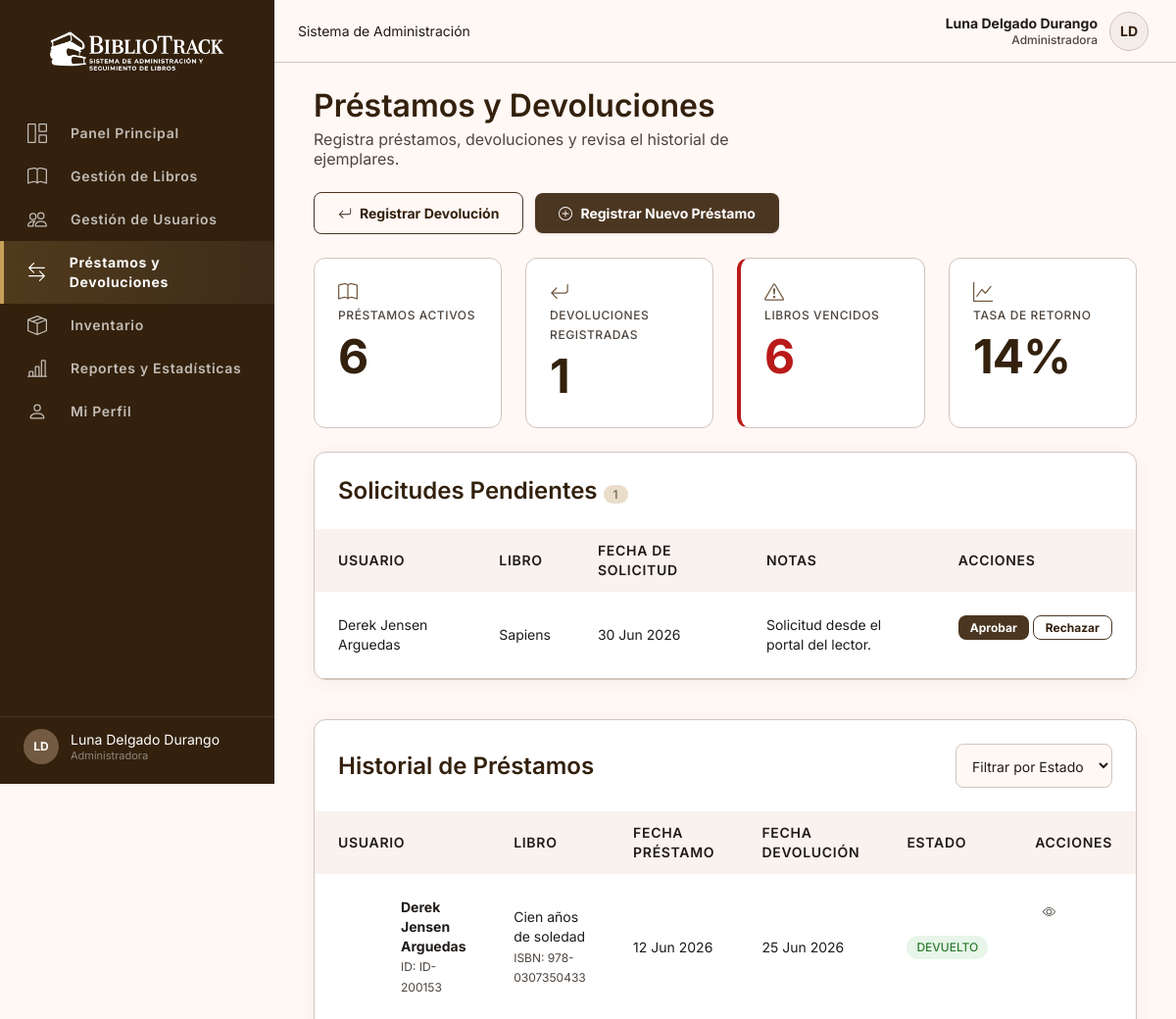
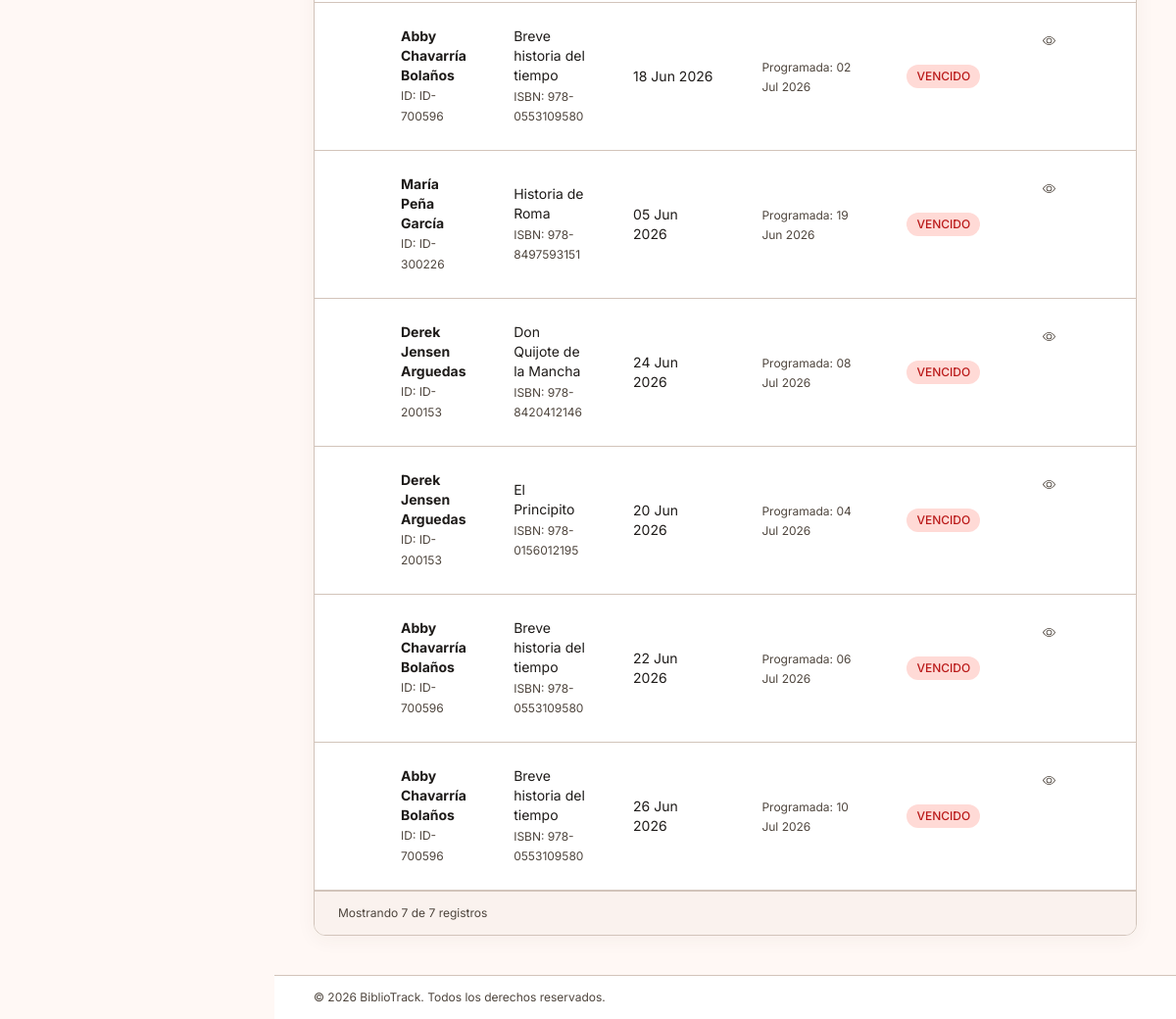
Page /index.php?controller=prestamos&action=index (signed in) on the committed database (2 pictures, top to bottom).
### tables this page shows
CREATE TABLE solicitudes_prestamo (
    solicitud_id    INT AUTO_INCREMENT PRIMARY KEY,
    codigo          VARCHAR(20) NOT NULL UNIQUE,
    usuario_id      INT NOT NULL,
    libro_id        INT NOT NULL,
    fecha_solicitud DATETIME NOT NULL DEFAULT CURRENT_TIMESTAMP,
    estado          ENUM('pendiente', 'aprobada', 'rechazada', 'cancelada') NOT NULL DEFAULT 'pendiente',
    notas           VARCHAR(255),
    CONSTRAINT fk_solicitud_usuario FOREIGN KEY (usuario_id) REFERENCES usuarios(usuario_id),
    CONSTRAINT fk_solicitud_libro   FOREIGN KEY (libro_id)   REFERENCES libros(libro_id)
);

CREATE TABLE usuarios (
    usuario_id      INT AUTO_INCREMENT PRIMARY KEY,
    codigo          VARCHAR(20)  NOT NULL UNIQUE,
    nombre_completo VARCHAR(150) NOT NULL,
    identificacion  VARCHAR(30)  NOT NULL UNIQUE,
    correo          VARCHAR(150) NOT NULL UNIQUE,
    telefono        VARCHAR(20),
    direccion       VARCHAR(255),
    password_hash   VARCHAR(255) NOT NULL,
    rol             ENUM('admin', 'lector') NOT NULL DEFAULT 'lector',
    estado          ENUM('activo', 'inactivo') NOT NULL DEFAULT 'activo',
    fecha_registro  DATETIME NOT NULL DEFAULT CURRENT_TIMESTAMP,
    ultimo_acceso   DATETIME NULL
);

CREATE TABLE libros (
    libro_id         INT AUTO_INCREMENT PRIMARY KEY,
    codigo           VARCHAR(20)  NOT NULL UNIQUE,
    titulo           VARCHAR(200) NOT NULL,
    isbn             VARCHAR(20)  NOT NULL UNIQUE,
    autor_id         INT NOT NULL,
    editorial_id     INT NULL,
    genero_id        INT NULL,
    anio_publicacion SMALLINT,
    portada_url      VARCHAR(255),
    fecha_registro   DATETIME NOT NULL DEFAULT CURRENT_TIMESTAMP,
    CONSTRAINT fk_libro_autor     FOREIGN KEY (autor_id)     REFERENCES autores(autor_id),
    CONSTRAINT fk_libro_editorial FOREIGN KEY (editorial_id) REFERENCES editoriales(editorial_id),
    CONSTRAINT fk_libro_genero    FOREIGN KEY (genero_id)    REFERENCES generos(genero_id)
);

CREATE TABLE prestamos (
    prestamo_id                 INT AUTO_INCREMENT PRIMARY KEY,
    codigo                      VARCHAR(20) NOT NULL UNIQUE,
    ejemplar_id                 INT NOT NULL,
    usuario_id                  INT NOT NULL,
    fecha_prestamo              DATE NOT NULL DEFAULT (CURRENT_DATE),
    fecha_devolucion_programada DATE NOT NULL,
    fecha_creacion              DATETIME NOT NULL DEFAULT CURRENT_TIMESTAMP,
    CONSTRAINT fk_prestamo_ejemplar FOREIGN KEY (ejemplar_id) REFERENCES ejemplares(ejemplar_id),
    CONSTRAINT fk_prestamo_usuario  FOREIGN KEY (usuario_id)  REFERENCES usuarios(usuario_id)
);

CREATE TABLE devoluciones (
    devolucion_id    INT AUTO_INCREMENT PRIMARY KEY,
    prestamo_id      INT NOT NULL UNIQUE,
    fecha_devolucion DATE NOT NULL DEFAULT (CURRENT_DATE),
    estado_ejemplar  ENUM('buen_estado', 'dano_menor', 'requiere_reparacion') NOT NULL DEFAULT 'buen_estado',
    notas            VARCHAR(255),
    CONSTRAINT fk_devolucion_prestamo FOREIGN KEY (prestamo_id) REFERENCES prestamos(prestamo_id)
);

### controllers/PrestamosController.php (called while the page is built, shortened)
<?php
require_once __DIR__ . '/../models/PrestamoModel.php';
require_once __DIR__ . '/../models/SolicitudModel.php';
class PrestamosController
{
    private PrestamoModel $model;
    private SolicitudModel $solicitudModel;
    public function __construct()
    {
        $this->model = new PrestamoModel();
        $this->solicitudModel = new SolicitudModel();
    }
    public function index(): void
    {
        $prestamos = $this->model->getAllAdmin();
        $solicitudes = $this->solicitudModel->getPendientes();
        $stats = [
            'activos'      => $this->model->contarPrestamosActivos(),
            'devoluciones' => $this->model->contarDevoluciones(),
            'vencidos'     => $this->model->contarVencidos(),
            'tasaRetorno'  => $this->model->contarTodos() > 0
                ? round(($this->model->contarDevoluciones() / $this->model->contarTodos()) * 100)
                : 0,
            'solicitudesPendientes' => count($solicitudes),
        ];
        require __DIR__ . '/../views/prestamos/prestamos.php';
    }
}

### config/database.php (called while the page is built, shortened)
<?php
class Database
{
    private static string $host = 'db';
    private static string $dbname = 'bibliotrack';
    private static string $user = 'root';
    private static string $password = 'root';
    private static ?PDO $instance = null;
    public static function getConnection(): PDO
    {
        if (self::$instance === null) {
            $dsn = "mysql:host=" . self::$host .
                   ";dbname=" . self::$dbname .
                   ";charset=utf8mb4";
            try {
                self::$instance = new PDO(
                    $dsn,
                    self::$user,
                    self::$password,
                    [
                        PDO::ATTR_ERRMODE => PDO::ERRMODE_EXCEPTION,
                        PDO::ATTR_DEFAULT_FETCH_MODE => PDO::FETCH_ASSOC,
                        PDO::ATTR_EMULATE_PREPARES => false,
                    ]
                );
            } catch (PDOException $e) {
                http_response_code(500);
                die(
                    '<h2>Error con la conexión a la base de datos.</h2>
                    <p>' . $e->getMessage() . '</p>'
                );
            }
        }
        return self::$instance;
    }
}

### models/PrestamoModel.php (called while the page is built, shortened)
<?php
require_once __DIR__ . '/../config/database.php';
class PrestamoModel
{
    private PDO $db;
    public function __construct()
    {
        $this->db = Database::getConnection();
    }
    public function getAllAdmin(): array
    {
        $sql = "
            SELECT
                p.prestamo_id, p.codigo, p.fecha_prestamo, p.fecha_devolucion_programada,
                u.usuario_id, u.nombre_completo, u.codigo AS usuario_codigo,
                l.titulo, l.isbn,
                d.fecha_devolucion, d.estado_ejemplar, d.notas AS notas_devolucion
            FROM prestamos p
            INNER JOIN usuarios u ON p.usuario_id = u.usuario_id
            INNER JOIN ejemplares e ON p.ejemplar_id = e.ejemplar_id
            INNER JOIN libros l ON e.libro_id = l.libro_id
            LEFT JOIN devoluciones d ON d.prestamo_id = p.prestamo_id
            ORDER BY p.fecha_creacion DESC
        ";
        return $this->db->query($sql)->fetchAll();
    }
    public function contarPrestamosActivos(): int
    {
        $sql = "SELECT COUNT(*) FROM prestamos p LEFT JOIN devoluciones d ON d.prestamo_id = p.prestamo_id WHERE d.devolucion_id IS NULL";
        return (int) $this->db->query($sql)->fetchColumn();
    }
    public function contarVencidos(): int
    {
        $sql = "
            SELECT COUNT(*)
            FROM prestamos p
            LEFT JOIN devoluciones d ON d.prestamo_id = p.prestamo_id
            WHERE d.devolucion_id IS NULL AND p.fecha_devolucion_programada < CURDATE()
        ";
        return (int) $this->db->query($sql)->fetchColumn();
    }
    public function contarDevoluciones(): int
    {
        return (int) $this->db->query('SELECT COUNT(*) FROM devoluciones')->fetchColumn();
    }
    public function contarTodos(): int
    {
        return (int) $this->db->query('SELECT COUNT(*) FROM prestamos')->fetchColumn();
    }
}

### models/SolicitudModel.php (called while the page is built, shortened)
<?php
require_once __DIR__ . '/../config/database.php';
class SolicitudModel
{
    private PDO $db;
    public function __construct()
    {
        $this->db = Database::getConnection();
    }
    public function getPendientes(): array
    {
        $sql = "
            SELECT s.solicitud_id, s.codigo, s.fecha_solicitud, s.notas, s.usuario_id, s.libro_id,
                   u.nombre_completo, l.titulo
            FROM solicitudes_prestamo s
            INNER JOIN usuarios u ON s.usuario_id = u.usuario_id
            INNER JOIN libros l ON s.libro_id = l.libro_id
            WHERE s.estado = 'pendiente'
            ORDER BY s.fecha_solicitud ASC
        ";
        return $this->db->query($sql)->fetchAll();
    }
}

### views/prestamos/prestamos.php (the view, shortened to what this page needs)
<?php
function estadoPrestamo(array $p): string
{
    if ($p['fecha_devolucion']) return 'DEVUELTO';
    return strtotime($p['fecha_devolucion_programada']) < strtotime('today') ? 'VENCIDO' : 'EN CURSO';
}
function claseBadgePrestamo(string $estado): string
{
    if ($estado === 'DEVUELTO') return 'badge-exito';
    return 'badge-error';
}
function etiquetaEstadoEjemplar(?string $valor): string
{
    if ($valor === 'buen_estado') return 'Buen estado';
    return '';
}
require __DIR__ . '/../layout/header.php';
?>
<div class="pagina-encabezado">
  <div>
    <h1>Préstamos y Devoluciones</h1>
    <p>Registra préstamos, devoluciones y revisa el historial de ejemplares.</p>
  </div>
  <div class="pagina-acciones">
    <button class="btn btn-outline" id="btn-abrir-devolucion"><i class="bi bi-arrow-return-left"></i> Registrar Devolución</button>
    <button class="btn btn-oscuro" id="btn-abrir-prestamo"><i class="bi bi-plus-circle"></i> Registrar Nuevo Préstamo</button>
  </div>
</div>
<div class="fila-stats">
  <div class="stat-card">
    <div class="stat-header"><i class="bi bi-book stat-icono"></i></div>
    <p class="stat-label">Préstamos Activos</p>
    <p class="stat-valor"><?= (int) $stats['activos'] ?></p>
  </div>
  <div class="stat-card">
    <div class="stat-header"><i class="bi bi-arrow-return-left stat-icono"></i></div>
    <p class="stat-label">Devoluciones Registradas</p>
    <p class="stat-valor"><?= (int) $stats['devoluciones'] ?></p>
  </div>
  <div class="stat-card stat-error">
    <div class="stat-header"><i class="bi bi-exclamation-triangle stat-icono"></i></div>
    <p class="stat-label">Libros Vencidos</p>
    <p class="stat-valor"><?= (int) $stats['vencidos'] ?></p>
  </div>
  <div class="stat-card">
    <div class="stat-header"><i class="bi bi-graph-up stat-icono"></i></div>
    <p class="stat-label">Tasa de Retorno</p>
    <p class="stat-valor"><?= (int) $stats['tasaRetorno'] ?>%</p>
  </div>
</div>
<?php if (!empty($solicitudes)): ?>
<div class="tabla-contenedor mb-lg">
  <div class="tabla-header">
    <h2>Solicitudes Pendientes <span class="badge badge-alerta"><?= (int) $stats['solicitudesPendientes'] ?></span></h2>
  </div>
  <div class="tabla-scroll"><table class="tabla">
    <thead><tr><th>Usuario</th><th>Libro</th><th>Fecha de Solicitud</th><th>Notas</th><th>Acciones</th></tr></thead>
    <tbody id="tabla-solicitudes">
      <?php foreach ($solicitudes as $s): ?>
        <tr>
          <td><?= htmlspecialchars($s['nombre_completo']) ?></td>
          <td><?= htmlspecialchars($s['titulo']) ?></td>
          <td><?= htmlspecialchars((new DateTime($s['fecha_solicitud']))->format('d M Y')) ?></td>
          <td><?= htmlspecialchars($s['notas'] ?? '') ?></td>
          <td class="acciones-celda">
            <button class="btn btn-primario btn-sm" data-accion="aprobar" data-id="<?= (int) $s['solicitud_id'] ?>">Aprobar</button>
            <button class="btn btn-outline btn-sm" data-accion="rechazar" data-id="<?= (int) $s['solicitud_id'] ?>">Rechazar</button>
          </td>
        </tr>
      <?php endforeach; ?>
    </tbody>
  </table></div>
</div>
<?php endif; ?>
<div class="tabla-contenedor">
  <div class="tabla-header">
    <h2>Historial de Préstamos</h2>
    <div class="flex gap-sm">
      <select id="filtro-estado-prestamo">
        <option value="">Filtrar por Estado</option>
      </select>
    </div>
  </div>
  <div class="tabla-scroll"><table class="tabla">
    <thead><tr><th>Usuario</th><th>Libro</th><th>Fecha Préstamo</th><th>Fecha Devolución</th><th>Estado</th><th>Acciones</th></tr></thead>
    <tbody id="tabla-prestamos">
      <?php foreach ($prestamos as $p): $estado = estadoPrestamo($p); ?>
        <tr data-estado="<?= $estado ?>">
          <td><div class="celda-usuario"><div class="avatar-tabla"><?= htmlspecialchars(inicialesNombre($p['nombre_completo'])) ?></div><div><span class="nombre-usuario"><?= htmlspecialchars($p['nombre_completo']) ?></span><br><span class="id-usuario">ID: <?= htmlspecialchars($p['usuario_codigo']) ?></span></div></div></td>
          <td><div><?= htmlspecialchars($p['titulo']) ?><br><span class="isbn-texto">ISBN: <?= htmlspecialchars($p['isbn']) ?></span></div></td>
          <td><?= htmlspecialchars((new DateTime($p['fecha_prestamo']))->format('d M Y')) ?></td>
          <td><?php if ($p['fecha_devolucion']): ?>
            <?= htmlspecialchars((new DateTime($p['fecha_devolucion']))->format('d M Y')) ?>
          <?php else: ?>
            <span class="isbn-texto">Programada: <?= htmlspecialchars((new DateTime($p['fecha_devolucion_programada']))->format('d M Y')) ?></span>
          <?php endif; ?></td>
          <td><span class="badge <?= claseBadgePrestamo($estado) ?>"><?= $estado ?></span></td>
          <td class="acciones-celda">
            <button class="btn-icono" title="Ver detalle" data-accion="ver"
              data-nombre="<?= htmlspecialchars($p['nombre_completo'], ENT_QUOTES) ?>"
              data-codigo="<?= htmlspecialchars($p['usuario_codigo'], ENT_QUOTES) ?>"
              data-titulo="<?= htmlspecialchars($p['titulo'], ENT_QUOTES) ?>"
              data-isbn="<?= htmlspecialchars($p['isbn'], ENT_QUOTES) ?>"
              data-fecha-prestamo="<?= htmlspecialchars((new DateTime($p['fecha_prestamo']))->format('d M Y'), ENT_QUOTES) ?>"
              data-fecha-programada="<?= htmlspecialchars((new DateTime($p['fecha_devolucion_programada']))->format('d M Y'), ENT_QUOTES) ?>"
              data-fecha-real="<?= $p['fecha_devolucion'] ? htmlspecialchars((new DateTime($p['fecha_devolucion']))->format('d M Y'), ENT_QUOTES) : '' ?>"
              data-estado="<?= $estado ?>"
              data-estado-ejemplar="<?= htmlspecialchars(etiquetaEstadoEjemplar($p['estado_ejemplar']), ENT_QUOTES) ?>"
              data-notas="<?= htmlspecialchars($p['notas_devolucion'] ?? '', ENT_QUOTES) ?>"
            ><i class="bi bi-eye"></i></button>
          </td>
        </tr>
      <?php endforeach; ?>
    </tbody>
  </table></div>
  <div class="paginacion-contenedor">
    <span id="info-paginacion-prestamos">Mostrando <?= count($prestamos) ?> de <?= count($prestamos) ?> registros</span>
  </div>
</div>
<?php require __DIR__ . '/../layout/footer.php'; ?>

### rows in the picture
solicitudes_prestamo: usuario.nombre_completo "Derek Jensen Arguedas", libro.titulo "Sapiens", fecha_solicitud "30 Jun 2026", notas "Solicitud desde el portal del lector."
prestamos: usuario.nombre_completo "Derek Jensen Arguedas", usuario.codigo "ID-200153", libros.titulo "Cien años de soledad", libros.isbn "978-0307350433", fecha_prestamo "12 Jun 2026", devoluciones.fecha_devolucion "25 Jun 2026", devoluciones.fecha_devolucion "DEVUELTO"
prestamos: usuario.nombre_completo "Abby Chavarría Bolaños", usuario.codigo "ID-700596", libros.titulo "Breve historia del tiempo", libros.isbn "978-0553109580", fecha_prestamo "18 Jun 2026", fecha_devolucion_programada "02 Jul 2026", fecha_devolucion_programada "VENCIDO"
prestamos: usuario.nombre_completo "María Peña García", usuario.codigo "ID-300226", libros.titulo "Historia de Roma", libros.isbn "978-8497593151", fecha_prestamo "05 Jun 2026", fecha_devolucion_programada "19 Jun 2026", fecha_devolucion_programada "VENCIDO"
prestamos: usuario.nombre_completo "Derek Jensen Arguedas", usuario.codigo "ID-200153", libros.titulo "Don Quijote de la Mancha", libros.isbn "978-8420412146", fecha_prestamo "24 Jun 2026", fecha_devolucion_programada "08 Jul 2026", fecha_devolucion_programada "VENCIDO"
prestamos: usuario.nombre_completo "Derek Jensen Arguedas", usuario.codigo "ID-200153", libros.titulo "El Principito", libros.isbn "978-0156012195", fecha_prestamo "20 Jun 2026", fecha_devolucion_programada "04 Jul 2026", fecha_devolucion_programada "VENCIDO"
prestamos: usuario.nombre_completo "Abby Chavarría Bolaños", usuario.codigo "ID-700596", libros.titulo "Breve historia del tiempo", libros.isbn "978-0553109580", fecha_prestamo "22 Jun 2026", fecha_devolucion_programada "06 Jul 2026", fecha_devolucion_programada "VENCIDO"
prestamos: usuario.nombre_completo "Abby Chavarría Bolaños", usuario.codigo "ID-700596", libros.titulo "Breve historia del tiempo", libros.isbn "978-0553109580", fecha_prestamo "26 Jun 2026", fecha_devolucion_programada "10 Jul 2026", fecha_devolucion_programada "VENCIDO"

### other values in the picture
$link['label'] "Panel Principal"
$link['label'] "Gestión de Libros"
$link['label'] "Gestión de Usuarios"
$link['label'] "Préstamos y Devoluciones"
$link['label'] "Inventario"
$link['label'] "Reportes y Estadísticas"
$link['label'] "Mi Perfil"
$iniciales "LD"
$nombreCompleto "Luna Delgado Durango"
$rolLabel "Administradora"
$topbarTitulo "Sistema de Administración"
$stats['activos'] "6"
$stats['devoluciones'] "1"
$stats['vencidos'] "6"
$stats['tasaRetorno'] "14"
